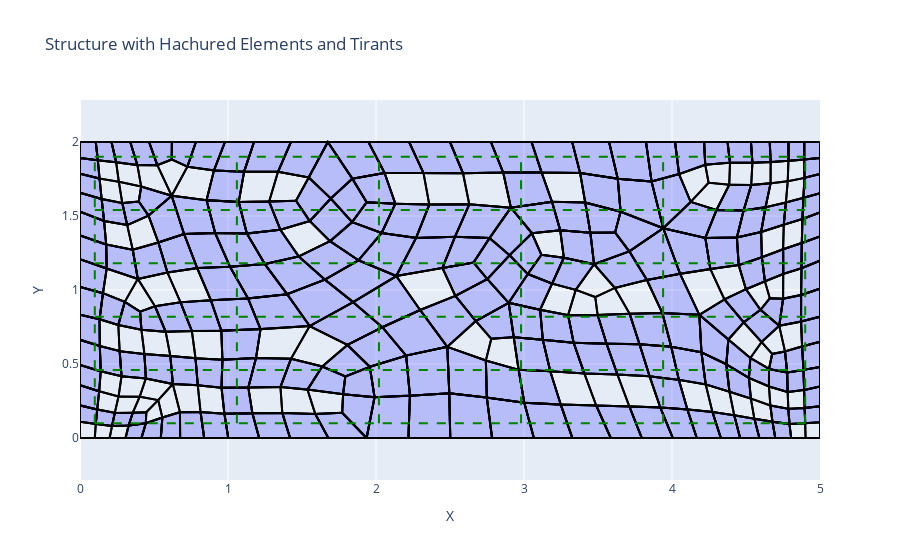

The cell this chart's notebook holds for it:
### Code cell
# Fonction pour vérifier si un tirant traverse un élément du maillage
def find_elements_crossed_by_tirant_optimized(tirant, node_coords, elements, tol=0.01): 
    """
    Retourne les éléments du maillage traversés par un tirant, avec optimisation par filtrage spatial.
    
    :param tirant: Tuple de deux points (x1, y1), (x2, y2) représentant un tirant
    :param node_coords: Dictionnaire des coordonnées des nœuds
    :param elements: Liste des éléments du maillage, chaque élément est une liste de nœuds
    :param tol: Tolérance ajoutée autour du tirant pour la boîte de filtrage spatiale
    :return: Liste des éléments (quadrilatères) traversés par le tirant
    """
    tirant_line = LineString([tirant[0], tirant[1]])
    min_x, min_y, max_x, max_y = tirant_line.bounds
    bounding_box = box(min_x - tol, min_y - tol, max_x + tol, max_y + tol)

    crossed_elements = []

    for element in elements:
        quad_coords = np.array([node_coords[node] for node in element])
        quad_polygon = Polygon(quad_coords)

        if bounding_box.intersects(quad_polygon):
            if tirant_line.intersects(quad_polygon):
                crossed_elements.append(tuple(element))  # Ajout de l'élément traversé

    return crossed_elements

# Fonction pour tracer la structure, hachurer les éléments traversés, et afficher les tirants

# Fonction pour tracer la structure, hachurer les éléments traversés, et afficher les tirants
def plot_structure_with_hachured_elements(file_path, crossed_elements, tirants, view_axis='xy'):
    """
    Trace la structure, hachure les éléments traversés en bleu, et affiche les tirants.
    
    :param file_path: Chemin vers le fichier CDB
    :param crossed_elements: Liste des éléments traversés
    :param tirants: Liste des tirants (lignes vertes)
    :param view_axis: Plan de visualisation ('xy', 'xz', 'yz')
    """
    # Ouverture de la base de données CDB
    cdbStat, Index = open_cdb(file_path)

    # Extraction des coordonnées des nœuds
    node_coords = extract_node_coords(Index)

    # Extraction des éléments quadrilatéraux
    elements,_ = extract_quad_elements(Index)

    # Fermeture de la base de données CDB
    close_cdb(cdbStat, Index)

    # Création d'une figure plotly
    fig = go.Figure()

    # Définir les axes en fonction de la vue choisie
    axis_map = {'xy': (0, 1), 'xz': (0, 2), 'yz': (1, 2)}
    ax1, ax2 = axis_map.get(view_axis, (0, 1))

    crossed_elements_set = set(crossed_elements)  # Utiliser un set pour accélérer la recherche

    # Tracer le maillage avec arêtes noires et hachurer les éléments traversés
    for element in elements:
        quad_coords = np.array([node_coords[node] for node in element])
        quad_coords = np.vstack([quad_coords, quad_coords[0]])  # Fermer le quadrilatère
        x_coords = quad_coords[:, ax1]
        y_coords = quad_coords[:, ax2]

        # Tracer les arêtes en noir
        fig.add_trace(go.Scatter(
            x=x_coords, y=y_coords, mode='lines',
            line=dict(color='black', width=2),
            showlegend=False
        ))

        # Si l'élément est traversé, le hachurer en bleu
        if tuple(element) in crossed_elements_set:
            # Remplir l'élément avec une couleur translucide bleue
            fig.add_trace(go.Scatter(
                x=x_coords, y=y_coords, mode='lines', fill='toself',
                fillcolor='rgba(0, 0, 255, 0.2)',  # Bleu translucide
                line=dict(color='black', width=2),
                showlegend=False
            ))

    # Ajouter les tirants verts à la figure
    for tirant in tirants:
        tirant_coords = np.array(tirant)
        x_tirant = tirant_coords[:, ax1]
        y_tirant = tirant_coords[:, ax2]

        fig.add_trace(go.Scatter(
            x=x_tirant, y=y_tirant, mode='lines',
            line=dict(color='green', width=2, dash='dash'),
            showlegend=False
        ))

    # Configuration du layout pour interactivité
    fig.update_layout(
        title="Structure with Hachured Elements and Tirants",
        xaxis_title='X',
        yaxis_title='Y',
        xaxis=dict(scaleanchor="y", scaleratio=1),
        yaxis=dict(scaleanchor="x", scaleratio=1),
        showlegend=False,
        autosize=True,
    )

    # Affichage interactif
    fig.show()

# Exemple d'utilisation
file_path = r"sofistik_cdb\b.cdb"
fig,tirants = plot_structure_with_tirants(file_path, view_axis='xy', n=5, m=5)

cdbStat, Index = open_cdb(file_path)
node_coords = extract_node_coords(Index)
elements,_ = extract_quad_elements(Index)
close_cdb(cdbStat, Index)

# Trouver les éléments traversés
all_crossed_elements = []
for tirant in tirants:
    crossed_elements = find_elements_crossed_by_tirant_optimized(tirant, node_coords, elements)
    all_crossed_elements.extend(crossed_elements)

all_crossed_elements = list(set(all_crossed_elements))  # Éliminer les doublons

# Tracer la structure avec les éléments traversés hachurés en bleu et les tirants verts
plot_structure_with_hachured_elements(file_path, all_crossed_elements, tirants, view_axis='xy')
